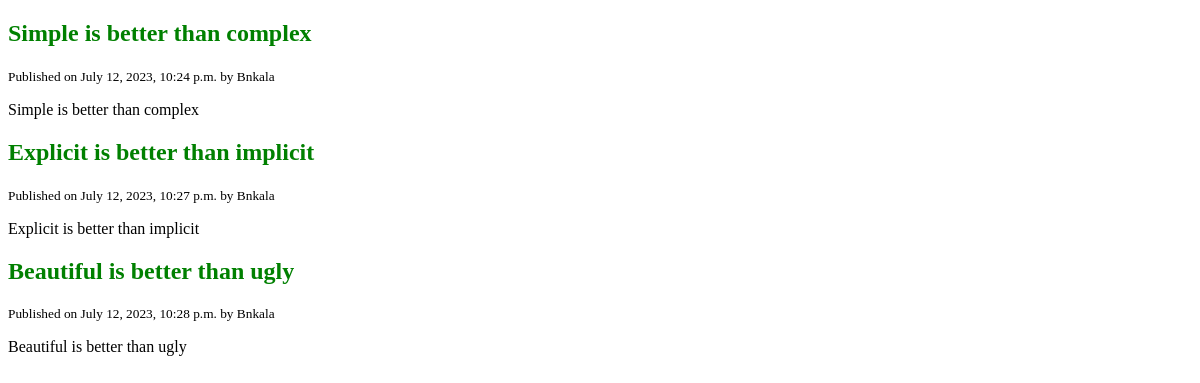
Before: / with the older database file.
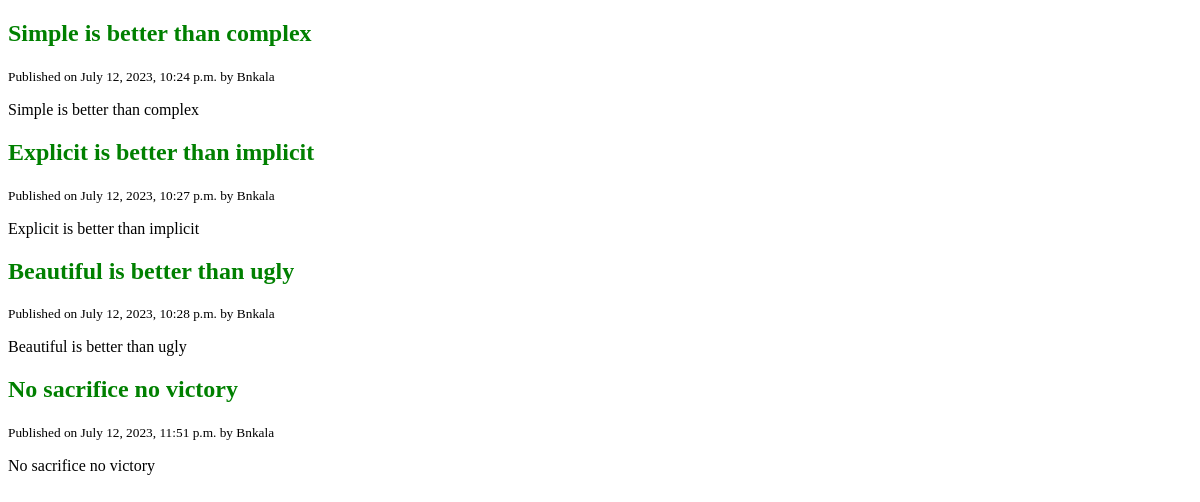
After: the same page with the newer database file.
### blog/models.py (models this page shows, shortened)
class Post(models.Model):
    title = models.CharField(max_length=120)
    content = models.TextField()
    published_at = models.DateTimeField(default=timezone.now)
    author = models.ForeignKey(User, on_delete=models.CASCADE)

### blog/views.py (the view)
# urls.py: path('',views.home, name='posts'),
def home(request):
    posts = Post.objects.all()
    context ={'posts':posts}
    return render(request,'blog/home.html', context)

### blog/templates/blog/home.html
        {% extends 'base.html' %}
        {% block content %}
            {% for post in posts %}
            <h2>{{ post.title }}</h2>
            <small>Published on {{ post.published_at }} by {{ post.author | title}}</small>
            <p> {{ post.content}} </p>
            {% endfor %}
        {% endblock %}

### templates/base.html (shortened to what this page needs)
{% load static %}
<!DOCTYPE html>
<html lang="en">
    <head>
        <link rel="stylesheet" href="{% static 'css/style.css' %}"/>
    </head>
    <body>
        {% block content %}
        {% endblock %}
    </body>
</html>

### static/css/style.css (style rules this page uses)
h2 { color:green }

Changed rows visible on the page:
added Post: title "No sacrifice no victory", published_at "July 12, 2023, 11:51 p.m.", author "Bnkala", content "No sacrifice no victory"
